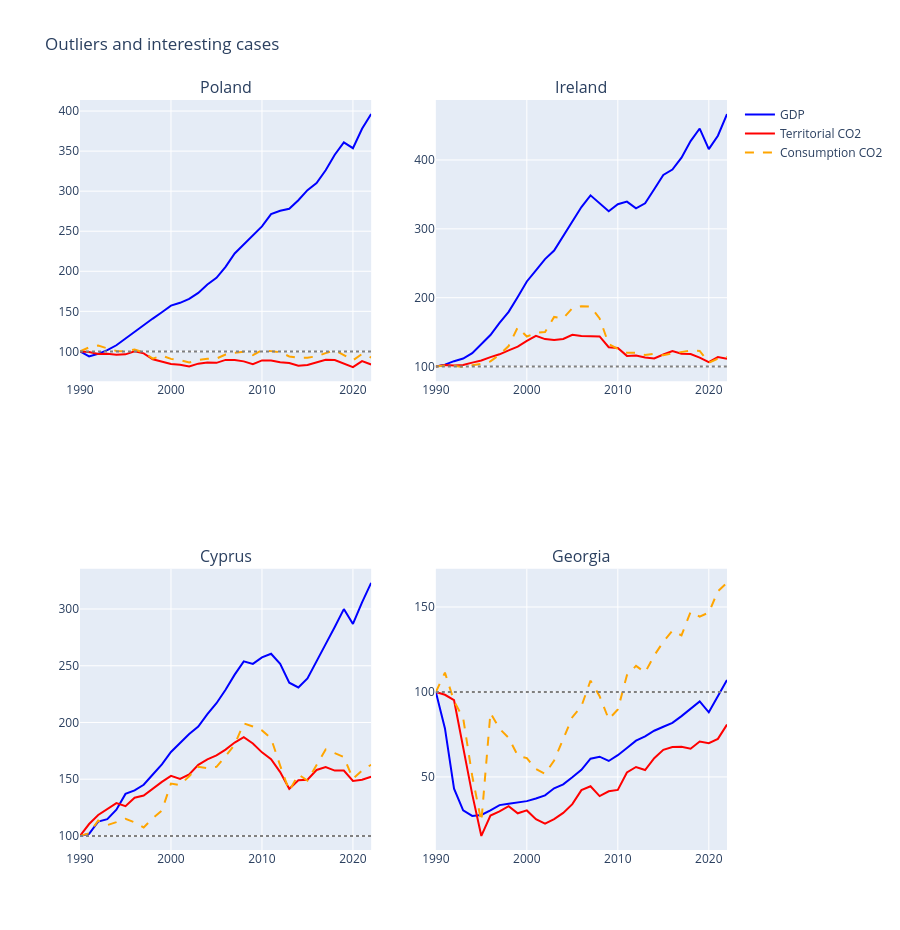

The code cell stored with this chart in its notebook:
### Code cell
# Interesting outliers
outliers = ['POL', 'IRL', 'CYP', 'GEO']
plot_three_trajectories(
    outliers,
    df_eu_indexed,
    'Outliers and interesting cases'
)
